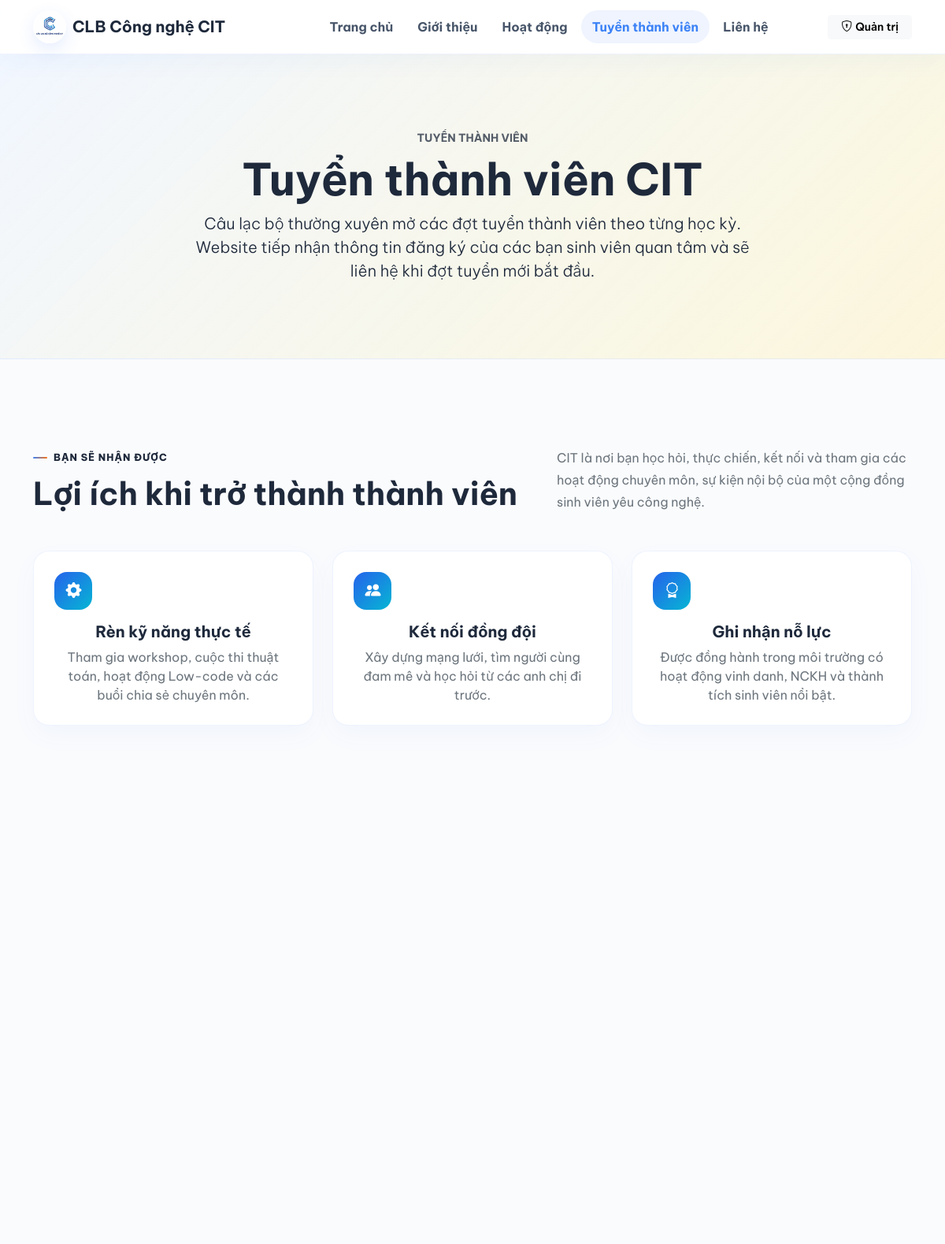
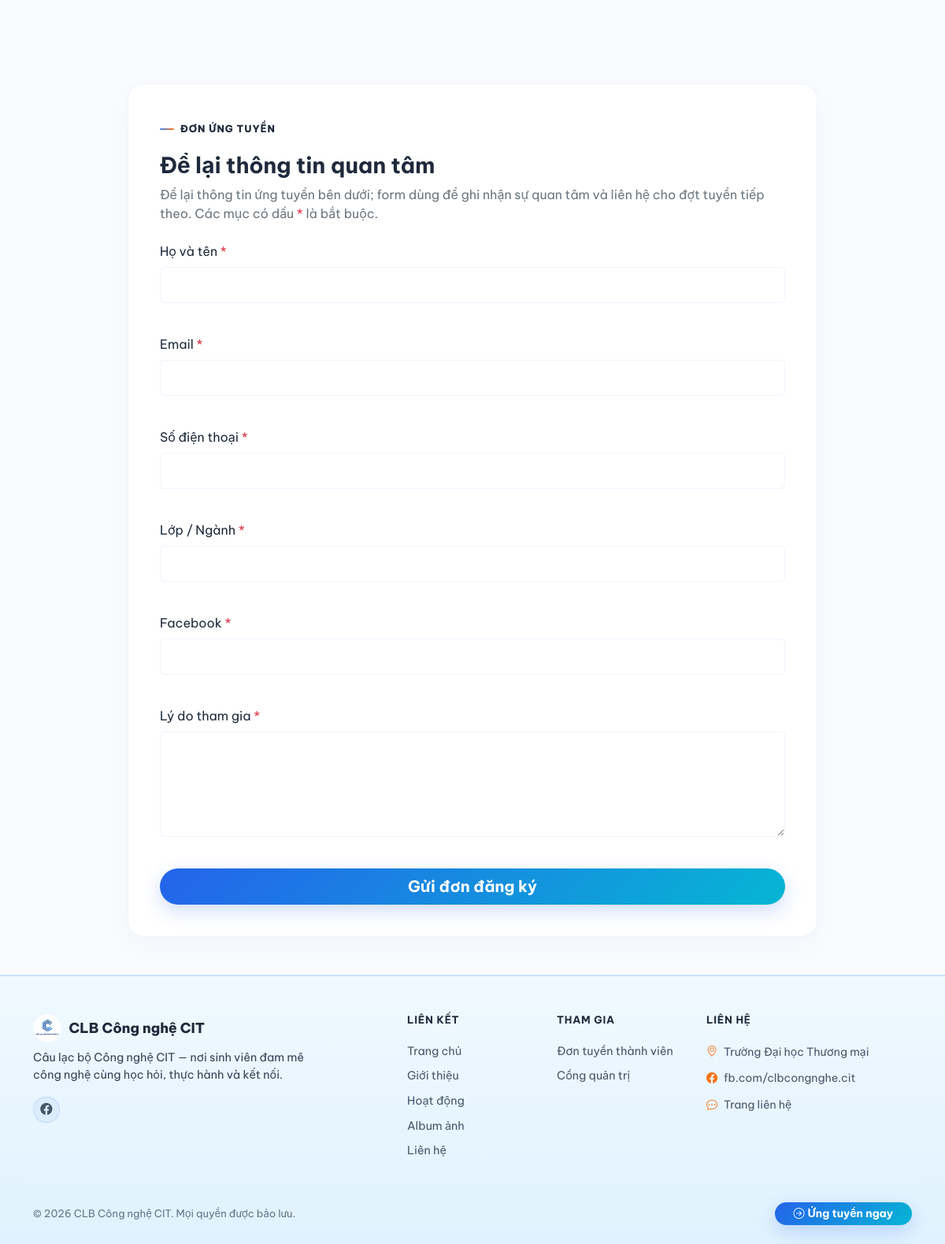
The page /recruitment.php on the database its author committed (2 pictures, top to bottom).
### tables this page shows
CREATE TABLE `form_fields` (
  `id` int unsigned NOT NULL AUTO_INCREMENT,
  `field_label` varchar(150) NOT NULL,
  `field_name` varchar(64) NOT NULL,
  `field_type` enum('text','email','phone','textarea','dropdown','radio','checkbox') NOT NULL,
  `options` text,
  `is_required` tinyint(1) NOT NULL DEFAULT '0',
  `sort_order` int unsigned NOT NULL DEFAULT '0',
  PRIMARY KEY (`id`),
  UNIQUE KEY `field_name` (`field_name`),
  KEY `idx_form_fields_sort_order` (`sort_order`,`id`)
);

### includes/db.php (called while the page is built, shortened)
<?php
function db(): PDO
{
    static $pdo = null;
    if ($pdo instanceof PDO) {
        return $pdo;
    }
    $dbHost = getenv('DB_HOST') ?: '127.0.0.1';
    $dbPort = getenv('DB_PORT') ?: '3306';
    $dbName = getenv('DB_NAME') ?: 'club_management';
    $dbUser = getenv('DB_USER') ?: 'root';
    $dbPass = getenv('DB_PASS') ?: 'Cit@2026';
    $options = [
        PDO::ATTR_ERRMODE => PDO::ERRMODE_EXCEPTION,
        PDO::ATTR_DEFAULT_FETCH_MODE => PDO::FETCH_ASSOC,
        PDO::ATTR_EMULATE_PREPARES => false,
        PDO::ATTR_TIMEOUT => 5,
    ];
    if (defined('Pdo\Mysql::ATTR_INIT_COMMAND')) {
        $options[Pdo\Mysql::ATTR_INIT_COMMAND] = "SET SESSION sql_mode='STRICT_TRANS_TABLES,ERROR_FOR_DIVISION_BY_ZERO,NO_ENGINE_SUBSTITUTION'";
    } elseif (defined('PDO::MYSQL_ATTR_INIT_COMMAND')) {
        $options[PDO::MYSQL_ATTR_INIT_COMMAND] = "SET SESSION sql_mode='STRICT_TRANS_TABLES,ERROR_FOR_DIVISION_BY_ZERO,NO_ENGINE_SUBSTITUTION'";
    }
    try {
        $pdo = new PDO(
            "mysql:host={$dbHost};port={$dbPort};dbname={$dbName};charset=utf8mb4;connect_timeout=5",
            $dbUser,
            $dbPass,
            $options
        );
    } catch (PDOException $exception) {
        error_log('Database connection failed: ' . $exception->getMessage());
        http_response_code(500);
        exit('Không thể kết nối cơ sở dữ liệu. Vui lòng kiểm tra cấu hình.');
    }
    return $pdo;
}
class LazyPDO
{
    private ?PDO $instance = null;
    private function getPDO(): PDO
    {
        if ($this->instance === null) {
            $this->instance = db();
        }
        return $this->instance;
    }
    public function query(string $query, ?int $fetchMode = null, mixed ...$fetchModeArgs): PDOStatement|false
    {
        return $this->getPDO()->query($query, $fetchMode, ...$fetchModeArgs);
    }
}
$pdo = new LazyPDO();

### includes/helpers.php (called while the page is built, shortened)
<?php
function render_component(string $component, array $props = []): void
{
    $component = preg_replace('/[^a-zA-Z0-9_\/\\-]+/', '', $component);
    $componentPath = __DIR__ . '/components/' . str_replace(['\\', '/'], DIRECTORY_SEPARATOR, $component) . '.php';
    extract($props, EXTR_SKIP);
    require $componentPath;
}

### config.php (called while the page is built, shortened)
<?php
require_once __DIR__ . '/includes/helpers.php';
function e(?string $value): string
{
    return htmlspecialchars($value ?? '', ENT_QUOTES | ENT_SUBSTITUTE, 'UTF-8');
}

### includes/components/form-field.php (the view, shortened to what this page needs)
<?php
$fieldId = (int) ($field['id'] ?? 0);
$fieldLabel = trim((string) ($field['field_label'] ?? ''));
$fieldType = (string) ($field['field_type'] ?? 'text');
$fieldName = 'fields[' . $fieldId . ']';
$fieldValue = $answers[$fieldId] ?? '';
$isRequired = (int) ($field['is_required'] ?? 0) === 1;
$fieldError = isset($errors[$fieldId]) ? trim((string) $errors[$fieldId]) : '';
$inputId = 'field-' . $fieldId;
$hasValidation = $fieldError !== '';
?>
<div class="col-12">
    <div class="mb-3">
        <label class="form-label" for="<?= e($inputId) ?>">
            <?= e($fieldLabel) ?><?= $isRequired ? ' <span class="text-danger">*</span>' : '' ?>
        </label>
        <?php if ($fieldType === 'textarea'): ?>
            <textarea
                class="form-control<?= $hasValidation ? ' is-invalid' : '' ?>"
                id="<?= e($inputId) ?>"
                name="<?= e($fieldName) ?>"
                rows="5"
                <?= $isRequired ? 'required' : '' ?>><?= e((string) $fieldValue) ?></textarea>
        <?php else: ?>
            <input
                class="form-control<?= $hasValidation ? ' is-invalid' : '' ?>"
                type="<?= $fieldType === 'email' ? 'email' : ($fieldType === 'phone' ? 'tel' : 'text') ?>"
                id="<?= e($inputId) ?>"
                name="<?= e($fieldName) ?>"
                value="<?= e((string) $fieldValue) ?>"
                <?= $isRequired ? 'required' : '' ?>
            >
        <?php endif; ?>
    </div>
</div>

### recruitment.php (shortened to what this page needs)
<?php
require_once __DIR__ . '/config.php';
$cacheFile = __DIR__ . '/cache/form-fields.php';
if (is_file($cacheFile)) {
    $fields = require $cacheFile;
} else {
    require_once __DIR__ . '/includes/db.php';
    $fields = $pdo->query(
        'SELECT id, field_label, field_name, field_type, options, is_required
         FROM form_fields
         ORDER BY sort_order ASC, id ASC'
    )->fetchAll();
}
$errors = [];
$answers = [];
require_once __DIR__ . '/includes/header.php';
?>
<section class="recruitment-hero">
    <div class="container text-center">
        <p class="text-uppercase fw-bold small opacity-75 mb-2">Tuyển thành viên</p>
        <h1 class="display-4 fw-bold">Tuyển thành viên CIT</h1>
        <p class="lead text-wide mx-auto mb-0">Câu lạc bộ thường xuyên mở các đợt tuyển thành viên theo từng học kỳ. Website tiếp nhận thông tin đăng ký của các bạn sinh viên quan tâm và sẽ liên hệ khi đợt tuyển mới bắt đầu.</p>
    </div>
</section>
<section class="section-space">
    <div class="container">
        <div class="row align-items-end gy-3 mb-5">
            <div class="col-lg-7">
                <p class="section-eyebrow">Bạn sẽ nhận được</p>
                <h2 class="display-6 fw-bold mb-0">Lợi ích khi trở thành thành viên</h2>
            </div>
            <div class="col-lg-5">
                <p class="text-secondary text-flow text-flow-lg mb-0">
                    CIT là nơi bạn học hỏi, thực chiến, kết nối và tham gia các hoạt động chuyên môn, sự kiện nội bộ của một cộng đồng sinh viên yêu công nghệ.
                </p>
            </div>
        </div>
        <div class="row g-4">
            <div class="col-md-4">
                <article class="mini-card h-100 text-center">
                    <div class="mini-card-icon"><i class="bi bi-gear-fill"></i></div>
                    <h3 class="h5 fw-bold mb-2">Rèn kỹ năng thực tế</h3>
                    <p class="text-secondary mb-0">Tham gia workshop, cuộc thi thuật toán, hoạt động Low-code và các buổi chia sẻ chuyên môn.</p>
                </article>
            </div>
            <div class="col-md-4">
                <article class="mini-card h-100 text-center">
                    <div class="mini-card-icon"><i class="bi bi-people-fill"></i></div>
                    <h3 class="h5 fw-bold mb-2">Kết nối đồng đội</h3>
                    <p class="text-secondary mb-0">Xây dựng mạng lưới, tìm người cùng đam mê và học hỏi từ các anh chị đi trước.</p>
                </article>
            </div>
            <div class="col-md-4">
                <article class="mini-card h-100 text-center">
                    <div class="mini-card-icon"><i class="bi bi-award"></i></div>
                    <h3 class="h5 fw-bold mb-2">Ghi nhận nỗ lực</h3>
                    <p class="text-secondary mb-0">Được đồng hành trong môi trường có hoạt động vinh danh, NCKH và thành tích sinh viên nổi bật.</p>
                </article>
            </div>
        </div>
    </div>
</section>
<section class="pb-5">
    <div class="container container-form">
        <div class="form-shell">
            <?php if (($_GET['success'] ?? '') === '1'): ?>
                <div class="alert alert-success p-4 mb-0" role="alert">
                    <h2 class="h4 alert-heading">Đăng ký thành công!</h2>
                    <p class="mb-3">Cảm ơn bạn đã quan tâm đến CLB Công nghệ CIT. Chúng mình đã nhận được thông tin và sẽ liên hệ với bạn sớm nhất.</p>
                    <a href="index.php" class="btn btn-success">Về trang chủ</a>
                </div>
            <?php else: ?>
                <div class="mb-4">
                    <span class="section-eyebrow">Đơn ứng tuyển</span>
                    <h3 class="h3 fw-bold mt-2">Để lại thông tin quan tâm</h3>
                    <p class="text-secondary mb-0">Để lại thông tin ứng tuyển bên dưới; form dùng để ghi nhận sự quan tâm và liên hệ cho đợt tuyển tiếp theo. Các mục có dấu <span class="required-mark">*</span> là bắt buộc.</p>
                </div>
                <?php if (!$fields): ?>
                    <div class="alert alert-info mb-0">Form đăng ký đang được chuẩn bị. Vui lòng quay lại sau.</div>
                <?php else: ?>
                    <form method="post" action="recruitment.php">
                        <div class="row g-4">
                            <?php foreach ($fields as $field): ?>
                                <?php render_component('form-field', [
                                    'field' => $field,
                                    'answers' => $answers,
                                    'errors' => $errors,
                                ]); ?>
                            <?php endforeach; ?>
                        </div>
                        <button class="btn btn-club btn-lg w-100 mt-4" type="submit">Gửi đơn đăng ký</button>
                    </form>
                <?php endif; ?>
            <?php endif; ?>
        </div>
    </div>
</section>
<?php require_once __DIR__ . '/includes/footer.php'; ?>

### rows shown on the page
form_fields: field_label "Họ và tên"
form_fields: field_label "Email"
form_fields: field_label "Số điện thoại"
form_fields: field_label "Lớp / Ngành"
form_fields: field_label "Facebook"
form_fields: field_label "Lý do tham gia"
